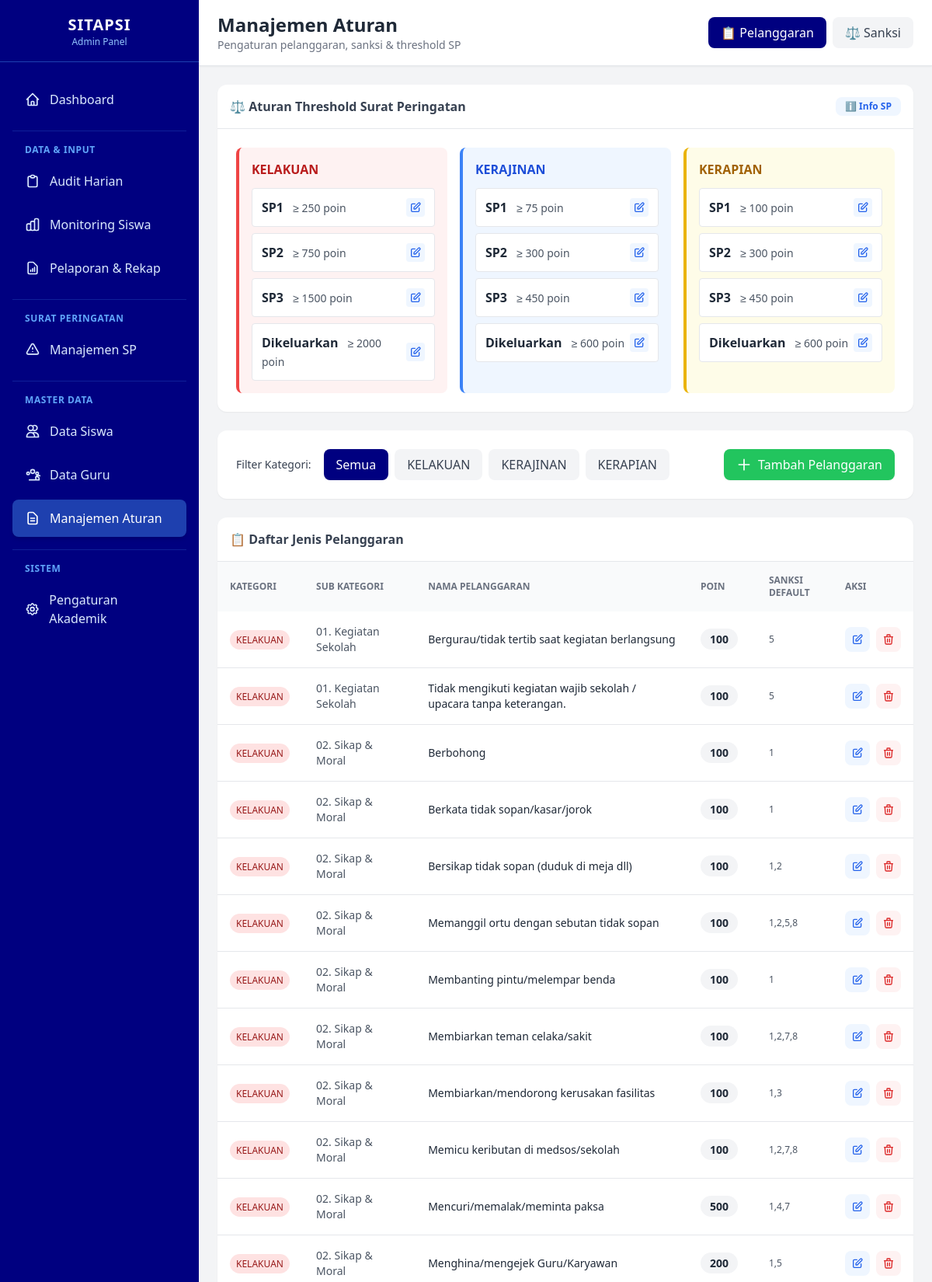
Page /views/admin/manajemen_aturan.php (signed in, upper part) on the committed database.
### tables this page shows
CREATE TABLE tb_aturan_sp (
    id_aturan_sp INT AUTO_INCREMENT PRIMARY KEY,
    id_kategori INT NOT NULL, 
    level_sp ENUM('SP1', 'SP2', 'SP3', 'Dikeluarkan') NOT NULL,
    batas_bawah_poin INT NOT NULL, 
    
    FOREIGN KEY (id_kategori) REFERENCES tb_kategori_pelanggaran(id_kategori)
);

CREATE TABLE tb_kategori_pelanggaran (
    id_kategori INT AUTO_INCREMENT PRIMARY KEY,
    nama_kategori VARCHAR(50) NOT NULL
);

CREATE TABLE tb_jenis_pelanggaran (
    id_jenis INT AUTO_INCREMENT PRIMARY KEY,
    id_kategori INT NOT NULL,
    sub_kategori VARCHAR(100), 
    nama_pelanggaran TEXT NOT NULL,
    poin_default INT NOT NULL,
    sanksi_default VARCHAR(50), 
    
    FOREIGN KEY (id_kategori) REFERENCES tb_kategori_pelanggaran(id_kategori)
);

### config/database.php (called while the page is built, shortened)
<?php
function getDBConnection() {
    static $pdo = null;
    if ($pdo === null) {
        try {
            $dsn = "mysql:host=" . DB_HOST . ";dbname=" . DB_NAME . ";charset=" . DB_CHARSET;
            $options = [
                PDO::ATTR_ERRMODE            => PDO::ERRMODE_EXCEPTION,
                PDO::ATTR_DEFAULT_FETCH_MODE => PDO::FETCH_ASSOC,
                PDO::ATTR_EMULATE_PREPARES   => false,
                PDO::MYSQL_ATTR_INIT_COMMAND => "SET NAMES " . DB_CHARSET
            ];
            $pdo = new PDO($dsn, DB_USER, DB_PASS, $options);
        } catch (PDOException $e) {
            error_log("Database Connection Error: " . $e->getMessage());
            die("Koneksi database gagal. Silakan hubungi administrator.");
        }
    }
    return $pdo;
}
function executeQuery($sql, $params = []) {
    $pdo = getDBConnection();
    $stmt = $pdo->prepare($sql);
    $stmt->execute($params);
    return $stmt;
}
function fetchAll($sql, $params = []) {
    $stmt = executeQuery($sql, $params);
    return $stmt->fetchAll();
}
?>

### views/admin/manajemen_aturan.php (the view, shortened to what this page needs)
<?php
require_once '../../config/database.php';
$active_tab = $_GET['tab'] ?? 'pelanggaran';
$filter_kategori = $_GET['kategori'] ?? 'all';
$kategori_list = fetchAll("SELECT id_kategori, nama_kategori FROM tb_kategori_pelanggaran ORDER BY id_kategori");
$aturan_sp = fetchAll("
    SELECT
        sp.id_aturan_sp,
        sp.level_sp,
        sp.batas_bawah_poin,
        k.nama_kategori,
        k.id_kategori
    FROM tb_aturan_sp sp
    JOIN tb_kategori_pelanggaran k ON sp.id_kategori = k.id_kategori
    ORDER BY k.id_kategori, sp.batas_bawah_poin
");
$sql_pelanggaran = "
    SELECT
        jp.id_jenis,
        jp.nama_pelanggaran,
        jp.poin_default,
        jp.sanksi_default,
        k.nama_kategori,
        k.id_kategori,
        jp.sub_kategori
    FROM tb_jenis_pelanggaran jp
    JOIN tb_kategori_pelanggaran k ON jp.id_kategori = k.id_kategori
    WHERE 1=1
";
$params = [];
$sql_pelanggaran .= " ORDER BY k.id_kategori, jp.sub_kategori, jp.nama_pelanggaran";
$pelanggaran_list = fetchAll($sql_pelanggaran, $params);
?>
<!DOCTYPE html>
<html lang="id">
<head>
    <script src="https://cdn.tailwindcss.com"></script>
</head>
<body class="bg-gray-50">
<div class="flex h-screen overflow-hidden">
    <?php include '../../includes/sidebar_admin.php'; ?>
    <div class="flex-1 overflow-auto bg-gray-100">
        <div class="bg-white shadow-sm border-b px-6 py-4 sticky top-0 z-30">
            <div class="flex items-center justify-between">
                <div>
                    <h1 class="text-2xl font-bold text-gray-800">Manajemen Aturan</h1>
                    <p class="text-sm text-gray-500">Pengaturan pelanggaran, sanksi & threshold SP</p>
                </div>
                <div class="flex space-x-2">
                    <a href="?tab=pelanggaran"
                       class="px-4 py-2 rounded-lg font-medium transition-colors <?= $active_tab === 'pelanggaran' ? 'bg-navy text-white' : 'bg-gray-100 text-gray-700 hover:bg-gray-200' ?>">
                        📋 Pelanggaran
                    </a>
                    <a href="?tab=sanksi"
                       class="px-4 py-2 rounded-lg font-medium transition-colors <?= $active_tab === 'sanksi' ? 'bg-navy text-white' : 'bg-gray-100 text-gray-700 hover:bg-gray-200' ?>">
                        ⚖️ Sanksi
                    </a>
                </div>
            </div>
        </div>
        <div class="p-6 space-y-6">
            <?php if ($active_tab === 'pelanggaran'): ?>
            <div class="bg-white rounded-xl shadow-sm overflow-hidden">
                <div class="p-4 border-b font-bold text-gray-700 flex justify-between items-center">
                    <span>⚖️ Aturan Threshold Surat Peringatan</span>
                    <button onclick="document.getElementById('modal-info-sp').classList.remove('hidden')"
                            class="text-xs bg-blue-50 text-blue-600 px-3 py-1 rounded-lg hover:bg-blue-100">
                        ℹ️ Info SP
                    </button>
                </div>
                <div class="p-6">
                    <div class="grid grid-cols-1 md:grid-cols-3 gap-4">
                        <?php
                        $grouped_sp = [];
                        foreach ($aturan_sp as $a) {
                            $grouped_sp[$a['nama_kategori']][] = $a;
                        }
                        $colors = [
                            'KELAKUAN' => ['bg' => 'bg-red-50', 'border' => 'border-red-500', 'text' => 'text-red-700'],
                            'KERAJINAN' => ['bg' => 'bg-blue-50', 'border' => 'border-blue-500', 'text' => 'text-blue-700'],
                            'KERAPIAN' => ['bg' => 'bg-yellow-50', 'border' => 'border-yellow-500', 'text' => 'text-yellow-700']
                        ];
                        foreach ($grouped_sp as $kategori => $aturan):
                            $color = $colors[$kategori] ?? ['bg' => 'bg-gray-50', 'border' => 'border-gray-500', 'text' => 'text-gray-700'];
                        ?>
                        <div class="<?= $color['bg'] ?> border-l-4 <?= $color['border'] ?> p-4 rounded-lg">
                            <h3 class="font-bold <?= $color['text'] ?> mb-3"><?= $kategori ?></h3>
                            <div class="space-y-2">
                                <?php foreach ($aturan as $a): ?>
                                <div class="bg-white p-3 rounded border flex justify-between items-center">
                                    <div>
                                        <span class="font-bold text-gray-800"><?= $a['level_sp'] ?></span>
                                        <span class="text-sm font-medium text-gray-600 ml-2">&ge; <?= $a['batas_bawah_poin'] ?> poin</span>
                                    </div>
                                    <button onclick="editAturanSP(<?= $a['id_aturan_sp'] ?>, '<?= $kategori ?>', '<?= $a['level_sp'] ?>', <?= $a['batas_bawah_poin'] ?>)"
                                            class="p-1 bg-blue-50 text-blue-600 rounded hover:bg-blue-100" title="Edit">
                                        <svg class="w-4 h-4" fill="none" stroke="currentColor" viewBox="0 0 24 24">
                                            <path stroke-linecap="round" stroke-linejoin="round" stroke-width="2" d="M11 5H6a2 2 0 00-2 2v11a2 2 0 002 2h11a2 2 0 002-2v-5m-1.414-9.414a2 2 0 112.828 2.828L11.828 15H9v-2.828l8.586-8.586z"></path>
                                        </svg>
                                    </button>
                                </div>
                                <?php endforeach; ?>
                            </div>
                        </div>
                        <?php endforeach; ?>
                    </div>
                </div>
            </div>
            <div class="bg-white rounded-xl shadow-sm p-6 flex items-center justify-between">
                <div class="flex items-center space-x-4">
                    <label class="text-sm font-medium text-gray-700">Filter Kategori:</label>
                    <div class="flex space-x-2">
                        <a href="?tab=pelanggaran&kategori=all"
                           class="px-4 py-2 rounded-lg font-medium transition-colors <?= $filter_kategori === 'all' ? 'bg-navy text-white' : 'bg-gray-100 text-gray-700 hover:bg-gray-200' ?>">
                            Semua
                        </a>
                        <?php foreach ($kategori_list as $k): ?>
                        <a href="?tab=pelanggaran&kategori=<?= $k['id_kategori'] ?>"
                           class="px-4 py-2 rounded-lg font-medium transition-colors <?= $filter_kategori == $k['id_kategori'] ? 'bg-navy text-white' : 'bg-gray-100 text-gray-700 hover:bg-gray-200' ?>">
                            <?= $k['nama_kategori'] ?>
                        </a>
                        <?php endforeach; ?>
                    </div>
                </div>
                <button onclick="document.getElementById('modal-tambah-pelanggaran').classList.remove('hidden')"
                        class="bg-green-500 hover:bg-green-600 text-white px-4 py-2 rounded-lg font-medium flex items-center space-x-2 transition-colors shadow-sm">
                    <svg class="w-5 h-5" fill="none" stroke="currentColor" viewBox="0 0 24 24">
                        <path stroke-linecap="round" stroke-linejoin="round" stroke-width="2" d="M12 4v16m8-8H4"></path>
                    </svg>
                    <span>Tambah Pelanggaran</span>
                </button>
            </div>
            <div class="bg-white rounded-xl shadow-sm overflow-hidden">
                <div class="p-4 border-b font-bold text-gray-700">
                    📋 Daftar Jenis Pelanggaran
                </div>
                <div class="overflow-x-auto">
                    <table class="w-full text-left text-sm">
                        <thead class="bg-gray-50 text-xs text-gray-500 uppercase">
                            <tr>
                                <th class="p-4">Kategori</th>
                                <th class="p-4">Sub Kategori</th>
                                <th class="p-4">Nama Pelanggaran</th>
                                <th class="p-4">Poin</th>
                                <th class="p-4">Sanksi Default</th>
                                <th class="p-4">Aksi</th>
                            </tr>
                        </thead>
                        <tbody class="divide-y divide-gray-200">
                            <?php if (empty($pelanggaran_list)): ?>
                            <tr>
                                <td colspan="6" class="p-12 text-center text-gray-500">Tidak ada data pelanggaran</td>
                            </tr>
                            <?php else: ?>
                            <?php foreach($pelanggaran_list as $p): ?>
                            <tr class="hover:bg-gray-50">
                                <td class="p-4">
                                    <span class="px-2 py-1 rounded-full text-xs font-medium
                                        <?= $p['nama_kategori'] === 'KELAKUAN' ? 'bg-red-100 text-red-800' : '' ?>
                                        <?= $p['nama_kategori'] === 'KERAJINAN' ? 'bg-blue-100 text-blue-800' : '' ?>
                                        <?= $p['nama_kategori'] === 'KERAPIAN' ? 'bg-yellow-100 text-yellow-800' : '' ?>">
                                        <?= $p['nama_kategori'] ?>
                                    </span>
                                </td>
                                <td class="p-4 text-gray-600"><?= htmlspecialchars($p['sub_kategori']) ?></td>
                                <td class="p-4 font-medium text-gray-800"><?= htmlspecialchars($p['nama_pelanggaran']) ?></td>
                                <td class="p-4">
                                    <span class="px-3 py-1 bg-gray-100 rounded-full font-bold text-gray-800">
                                        <?= $p['poin_default'] ?>
                                    </span>
                                </td>
                                <td class="p-4 text-gray-600 text-xs"><?= htmlspecialchars($p['sanksi_default']) ?></td>
                                <td class="p-4">
                                    <div class="flex space-x-2">
                                        <button onclick='editPelanggaran(<?= json_encode($p) ?>)'
                                                class="p-2 bg-blue-50 text-blue-600 rounded-lg hover:bg-blue-100" title="Edit">
                                            <svg class="w-4 h-4" fill="none" stroke="currentColor" viewBox="0 0 24 24">
                                                <path stroke-linecap="round" stroke-linejoin="round" stroke-width="2" d="M11 5H6a2 2 0 00-2 2v11a2 2 0 002 2h11a2 2 0 002-2v-5m-1.414-9.414a2 2 0 112.828 2.828L11.828 15H9v-2.828l8.586-8.586z"></path>
                                            </svg>
                                        </button>
                                        <button onclick="hapusPelanggaran(<?= $p['id_jenis'] ?>)"
                                                class="p-2 bg-red-50 text-red-600 rounded-lg hover:bg-red-100" title="Hapus">
                                            <svg class="w-4 h-4" fill="none" stroke="currentColor" viewBox="0 0 24 24">
                                                <path stroke-linecap="round" stroke-linejoin="round" stroke-width="2" d="M19 7l-.867 12.142A2 2 0 0116.138 21H7.862a2 2 0 01-1.995-1.858L5 7m5 4v6m4-6v6m1-10V4a1 1 0 00-1-1h-4a1 1 0 00-1 1v3M4 7h16"></path>
                                            </svg>
                                        </button>
                                    </div>
                                </td>
                            </tr>
                            <?php endforeach; ?>
                            <?php endif; ?>
                        </tbody>
                    </table>
                </div>
            </div>
            <?php endif; ?>
        </div>
    </div>
</div>
</body>
</html>

### rows in the picture
tb_aturan_sp: level_sp "SP1", batas_bawah_poin "250"
tb_aturan_sp: level_sp "SP2", batas_bawah_poin "750"
tb_aturan_sp: level_sp "SP3", batas_bawah_poin "1500"
tb_aturan_sp: level_sp "Dikeluarkan", batas_bawah_poin "2000"
tb_aturan_sp: level_sp "SP1", batas_bawah_poin "75"
tb_aturan_sp: level_sp "SP2", batas_bawah_poin "300"
tb_aturan_sp: level_sp "SP3", batas_bawah_poin "450"
tb_aturan_sp: level_sp "Dikeluarkan", batas_bawah_poin "600"
tb_aturan_sp: level_sp "SP1", batas_bawah_poin "100"
tb_aturan_sp: level_sp "SP2", batas_bawah_poin "300"
tb_aturan_sp: level_sp "SP3", batas_bawah_poin "450"
tb_aturan_sp: level_sp "Dikeluarkan", batas_bawah_poin "600"
tb_kategori_pelanggaran: nama_kategori "KELAKUAN"
tb_kategori_pelanggaran: nama_kategori "KERAJINAN"
tb_kategori_pelanggaran: nama_kategori "KERAPIAN"
tb_jenis_pelanggaran: id_kategori.nama_kategori "KELAKUAN", sub_kategori "01. Kegiatan Sekolah", nama_pelanggaran "Bergurau/tidak tertib saat kegiatan berlangsung", poin_default "100", sanksi_default "5"
tb_jenis_pelanggaran: id_kategori.nama_kategori "KELAKUAN", sub_kategori "01. Kegiatan Sekolah", nama_pelanggaran "Tidak mengikuti kegiatan wajib sekolah / upacara tanpa keterangan.", poin_default "100", sanksi_default "5"
tb_jenis_pelanggaran: id_kategori.nama_kategori "KELAKUAN", sub_kategori "02. Sikap & Moral", nama_pelanggaran "Berbohong", poin_default "100", sanksi_default "1"
tb_jenis_pelanggaran: id_kategori.nama_kategori "KELAKUAN", sub_kategori "02. Sikap & Moral", nama_pelanggaran "Berkata tidak sopan/kasar/jorok", poin_default "100", sanksi_default "1"
tb_jenis_pelanggaran: id_kategori.nama_kategori "KELAKUAN", sub_kategori "02. Sikap & Moral", nama_pelanggaran "Bersikap tidak sopan (duduk di meja dll)", poin_default "100", sanksi_default "1,2"
tb_jenis_pelanggaran: id_kategori.nama_kategori "KELAKUAN", sub_kategori "02. Sikap & Moral", nama_pelanggaran "Memanggil ortu dengan sebutan tidak sopan", poin_default "100", sanksi_default "1,2,5,8"
tb_jenis_pelanggaran: id_kategori.nama_kategori "KELAKUAN", sub_kategori "02. Sikap & Moral", nama_pelanggaran "Membanting pintu/melempar benda", poin_default "100", sanksi_default "1"
tb_jenis_pelanggaran: id_kategori.nama_kategori "KELAKUAN", sub_kategori "02. Sikap & Moral", nama_pelanggaran "Membiarkan teman celaka/sakit", poin_default "100", sanksi_default "1,2,7,8"
tb_jenis_pelanggaran: id_kategori.nama_kategori "KELAKUAN", sub_kategori "02. Sikap & Moral", nama_pelanggaran "Membiarkan/mendorong kerusakan fasilitas", poin_default "100", sanksi_default "1,3"
tb_jenis_pelanggaran: id_kategori.nama_kategori "KELAKUAN", sub_kategori "02. Sikap & Moral", nama_pelanggaran "Memicu keributan di medsos/sekolah", poin_default "100", sanksi_default "1,2,7,8"
tb_jenis_pelanggaran: id_kategori.nama_kategori "KELAKUAN", sub_kategori "02. Sikap & Moral", nama_pelanggaran "Mencuri/memalak/meminta paksa", poin_default "500", sanksi_default "1,4,7"
tb_jenis_pelanggaran: id_kategori.nama_kategori "KELAKUAN", sub_kategori "02. Sikap & Moral", nama_pelanggaran "Menghina/mengejek Guru/Karyawan", poin_default "200", sanksi_default "1,5"

### other values in the picture
$kategori "KELAKUAN"
$kategori "KERAJINAN"
$kategori "KERAPIAN"
